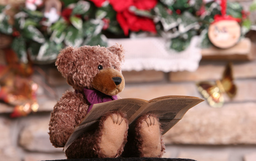
#> input picture Try/angle_h/input0.png, 256 x 161 px, shrunk from 750 x 472 before the run, found by its file name
$ python DE_PR2011.py
#> lines starting #> are read from the running program, lines starting #| are printed output that depends on the picture; after the words box and inside, x2 and y2 are one past the last pixel; in counts of white or black regions, pixels touching at a corner belong together; long printed decimals are rounded
### defocus_estimate.py
import cv2
import numpy as np
import scipy.ndimage
import scipy.sparse
import scipy.sparse.linalg


from skimage import feature

# 修正constraint_factor（cong0.001--》0.005）
def make_system(L, sparse_map, constraint_factor=0.005):
    '''

    :param L: Laplacian Matrix.
    Check the paper "A closed-form solution to natural image matting"
    :param sparse_map: Estimated sparse blur values
    :param constraint_factor: Internal parameter for propagation
    :return: System parameters to solve for defocus blur propagation
    '''
    spflatten = sparse_map.ravel()

    D = scipy.sparse.diags(spflatten)

    # combine constraints and graph laplacian
    A = constraint_factor * D + L
    # constrained values of known alpha values
    b = constraint_factor * D * spflatten

    return A, b


def g1x(x, y, s1):
    '''

    :param x:
    :param y:
    :param s1:
    :return:
    '''
    s1sq = s1 ** 2
    # 计算x方向的高斯一阶导数
    g = -1 * np.multiply(np.divide(x, 2 * np.pi * s1sq ** 2),
                         np.exp(-1 * np.divide(x ** 2 + y ** 2, 2 * s1sq)))

    return g


def g1y(x, y, s1):
    '''

    :param x:
    :param y:
    :param s1:
    :return:
    '''
    s1sq = s1 ** 2
    # 计算y方向的高斯一阶导数
    g = -1 * np.multiply(np.divide(y, 2 * np.pi * s1sq ** 2),
                         np.exp(-1 * np.divide(x ** 2 + y ** 2, 2 * s1sq)))

    return g


def get_laplacian(I, r=1):
    '''

    :param I: An RGB image [0-1]
    :param r: radius
    :return: The Laplacian matrix explained in Levin's paper
    '''
    eps = 0.0000001
    h, w, c = I.shape
    wr = (2 * r + 1) * (2 * r + 1)

    M_idx = np.arange(h * w).reshape(w, h).T
    n_vals = (w - 2 * r) * (h - 2 * r) * wr ** 2

    # data for matting laplacian in coordinate form
    row_idx = np.zeros(n_vals, dtype=np.int64)
    col_idx = np.zeros(n_vals, dtype=np.int64)
    vals = np.zeros(n_vals, dtype=np.float64)
    lenr = 0

    for j in range(r, h - r):
        for i in range(r, w - r):
            winr = I[j - r:j + r + 1, i - r:i + r + 1, 2]
            wing = I[j - r:j + r + 1, i - r:i + r + 1, 1]
            winb = I[j - r:j + r + 1, i - r:i + r + 1, 0]
            win_idx = M_idx[j - r:j + r + 1, i - r:i + r + 1].T.ravel()

            meanwinr = winr.mean()
            winrsq = np.multiply(winr, winr)
            varI_rr = winrsq.sum() / wr - meanwinr ** 2

            meanwing = wing.mean()
            wingsq = np.multiply(wing, wing)
            varI_gg = wingsq.sum() / wr - meanwing ** 2

            meanwinb = winb.mean()
            winbsq = np.multiply(winb, winb)
            varI_bb = winbsq.sum() / wr - meanwinb ** 2

            winrgsq = np.multiply(winr, wing)
            varI_rg = winrgsq.sum() / wr - meanwinr * meanwing

            winrbsq = np.multiply(winr, winb)
            varI_rb = winrbsq.sum() / wr - meanwinr * meanwinb

            wingbsq = np.multiply(wing, winb)
            varI_gb = wingbsq.sum() / wr - meanwing * meanwinb

            Sigma = np.array([[varI_rr, varI_rg, varI_rb],
                              [varI_rg, varI_gg, varI_gb],
                              [varI_rb, varI_gb, varI_bb]])

            meanI = np.array([meanwinr, meanwing, meanwinb])

            Sigma = Sigma + eps * np.eye(3)

            winI = np.zeros((wr, c))

            winI[:, 0] = winr.T.ravel()
            winI[:, 1] = wing.T.ravel()
            winI[:, 2] = winb.T.ravel()

            winI = winI - meanI

            inv_cov = np.linalg.inv(Sigma)
            tvals = (1 + np.matmul(np.matmul(winI, inv_cov), winI.T)) / wr

            row_idx[lenr:wr ** 2 + lenr] = np.tile(win_idx, (1, wr)).ravel()
            col_idx[lenr:wr ** 2 + lenr] = np.tile(win_idx, (wr, 1)).T.ravel()
            vals[lenr:wr ** 2 + lenr] = tvals.T.ravel()

            lenr += wr ** 2

    # Lsparse = scipy.sparse.coo_matrix((vals, (row_idx, col_idx)), shape=(h*w, h*w))
    Lsparse = scipy.sparse.coo_matrix((vals, (row_idx, col_idx)), shape=(w * h, w * h))

    row_idx2 = np.zeros(w * h, dtype=np.int64)
    col_idx2 = np.zeros(w * h, dtype=np.int64)
    vals2 = np.zeros(w * h, dtype=np.float64)

    row_idx2[:] = np.arange(w * h)
    col_idx2[:] = np.arange(w * h)
    vals2[:] = Lsparse.sum(axis=1).ravel()

    LDsparse = scipy.sparse.coo_matrix((vals2, (row_idx2, col_idx2)), shape=(w * h, w * h))

    return LDsparse - Lsparse


def estimate_sparse_blur(gimg, edge_map, std1, std2):
    '''

    :param gimg: Grayscale image
    :param edge_map: An edge map of the image
    :param std1: Standard deviation of reblurring
    :param std2: Standard deviation of second reblurring
    :return: Estimated sparse blur values at edge locations
    '''
    half_window = 11
    m = half_window * 2 + 1
    a = np.arange(-half_window, half_window + 1)
    xmesh = np.tile(a, (m, 1))
    ymesh = xmesh.T

    f11 = g1x(xmesh, ymesh, std1)
    f12 = g1y(xmesh, ymesh, std1)

    f21 = g1x(xmesh, ymesh, std2)
    f22 = g1y(xmesh, ymesh, std2)

    gimx1 = scipy.ndimage.convolve(gimg, f11, mode='nearest')
    gimy1 = scipy.ndimage.convolve(gimg, f12, mode='nearest')
    mg1 = np.sqrt(gimx1 ** 2 + gimy1 ** 2)

    gimx2 = scipy.ndimage.convolve(gimg, f21, mode='nearest')
    gimy2 = scipy.ndimage.convolve(gimg, f22, mode='nearest')
    mg2 = np.sqrt(gimx2 ** 2 + gimy2 ** 2)

    R = np.divide(mg1, mg2)
    R = np.multiply(R, edge_map > 0)

    sparse_vals = np.divide(R ** 2 * (std1 ** 2) - (std2 ** 2), 1 - R ** 2)
    sparse_vals[sparse_vals < 0] = 0

    sparse_bmap = np.sqrt(sparse_vals)
    sparse_bmap[np.isnan(sparse_bmap)] = 0
    sparse_bmap[sparse_bmap > 5] = 5
    # 截断sparse_bmap的最大值(因为一般照片的的值为0~5)

    return sparse_bmap


# [24 lines left out: function estimate_bmap_laplacian, not called in this run]

def jbf_filtered(sparse_map,edge_map,original_map,d= 3,sigma_color =-1,sigma_space = -1):
    '''

    :param sparse_map: the original sparse_map
    :param edge_map: the edge_map of the image [0,1]
    :param original_map: the original grey photograph [0,255]
    :param sigma_color: the parameter for color space
    :param: sigma_space: the parameter for spatial space
    :return: filtered_sparse_map -- the sparse_map after filtering[np.float32]
    '''
    sparse_map = sparse_map.astype(np.float32)
    original_map = original_map.astype(np.float32)

    h,w = original_map.shape
    if sigma_color == -1:
        sigma_color = original_map.max()/10
    if sigma_space == -1:
        sigma_space = max(h,w)/10
    print("sigma_color:%d\tsigma_space:%d",sigma_color,sigma_space)


    print("run the filter")

    filtered_all_map = cv2.ximgproc.jointBilateralFilter(original_map,sparse_map,d,sigmaColor=sigma_color,sigmaSpace=sigma_space)

    # the edge mask
    edge_mask = edge_map
    filtered_edge_map = edge_mask*filtered_all_map + (1-edge_mask)*sparse_map
    print("filtered done")
    return filtered_edge_map

# [20 lines left out: function generate_angle_mask, not called in this run]


def generate_imambiguous_sparse_map(sparse_bmp,angle_mask,edge_mask):
    '''
    :param sparse_bmp: 稀疏边缘图
    :param angle_mask: 焦前焦后图[-1,0,1]
    :param edge_mask: 边缘图[0,1]
    '''
    bmap_clear = sparse_bmp*angle_mask
    bmap_clear_abs = np.abs(bmap_clear)
    kernel= cv2.getStructuringElement(cv2.MORPH_RECT, (3,3)) # 八领域
    bmap_clear_dilated = cv2.dilate(bmap_clear_abs,kernel=kernel)
    sign_matrix = np.where(angle_mask>=0,1,-1)
    bmap_clear_filtered = bmap_clear_dilated*sign_matrix*edge_mask
    return bmap_clear_filtered


### graph_draw.py
import numpy as np
import matplotlib.pyplot as plt


def show_cool_warm_photo(data, cmap='coolwarm',title=None,threshold = None,if_show=False,if_save=False,save_path=None):
    '''
    : param data: 图片数据
    : param cmap: 颜色映射
    : param title: 图片标题
    : param if_show: 是否显示图片
    : param if_save: 是否保存图片
    : param save_path: 保存图片的路径
    : return: 无返回值
    '''
    if threshold is not None:
        data = np.where((data <= threshold[1]) & (data >= threshold[0]), data,0)  # 去除超过threshold的
    im = plt.imshow(data, cmap=cmap)
    if title is not None:
        plt.title(title)
    plt.axis('off')  # 隐藏坐标轴
    plt.colorbar(im,fraction=0.046, pad=0.04)  # 添加颜色条
    if if_save:
        plt.savefig(save_path)
    if if_show:
        plt.show()
    else:
        plt.close()

### DE_PR2011.py
import argparse

from defocus_estimate import *
from graph_draw import *

def get_args():
    '''

    :return: dictionary of arguments
    '''
    parser = argparse.ArgumentParser(description='Defocus map estimation from a single image, '
                                                 'S. Zhuo, T. Sim - Pattern Recognition, 2011 - Elsevier \n')

    parser.add_argument('-i', metavar='--image', required=True,
                        type=str, help='Defocused image \n')

    args = parser.parse_args()
    image = args.i
    print('Image: ', image)
    return {'image': image}


if __name__ == '__main__':

    #args = get_args()
    args = {'image': r"C:\Users\lenovo\Desktop\ASP\Distance_Question\dfe-pr2010\input0.png"}
    print("The input image is: ", args['image'])
    print("Defocus map estimation started...")

    img = cv2.imread(args['image'])
#> img is the input picture: shape (161, 256, 3); mean B, G, R 103.2, 114.7, 149.1
    rows, cols, ch = img.shape
#> rows = 161; cols = 256; ch = 3
    print("Input image loaded.")
    print("Input image shape: ", rows, cols, ch)
#| Input image shape:  161 256 3
    cv2.imshow('Input image', img)
    cv2.waitKey(0) # wait for key press
    cv2.destroyAllWindows() # close all windows

    # Defocus Sparse Blur map estimation
    gimg = cv2.cvtColor(img, cv2.COLOR_BGR2GRAY) / 255.0    #
    edge_map = feature.canny(gimg, 1)
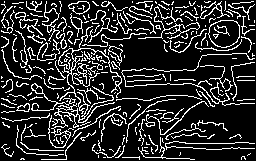
#> edge_map: shape (161, 256) bool; 17.7% white in thin lines or dots
    print("Edge map generated")
    cv2.imwrite(args['image'] + '_edge_map.png', np.uint8(edge_map * 255))
    print("Edge map saved as: ", args['image'] + '_edge_map.png')
    np.save(args['image']+'_edge_map.npy', edge_map)

    sparse_bmap = estimate_sparse_blur(gimg, edge_map, std1 = 1, std2 = 1.5)
#> in estimate_sparse_blur, `sparse_bmap[sparse_bmap > 5] = 5`:
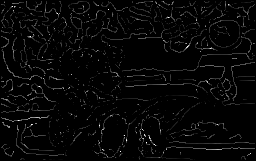
#> sparse_bmap: shape (161, 256) float64; min 0, max 5, mean 0.139; drawn with min black and max white
    h, w = sparse_bmap.shape
#> h = 161; w = 256
    print("Sparse blur map generated")
    print("w:", w, "h:", h)
#| w: 256 h: 161
    cv2.imwrite(args['image'] + '_sparse_bmap.png', np.uint8((sparse_bmap / sparse_bmap.max()) * 255))
    print("Defocus map saved as: ", args['image'] + '_sparse_bmap.png')
    np.save(args['image'] + '_sparse_bmap.npy', sparse_bmap)
    print("Defocus map saved as: ", args['image'] + '_sparse_bmap.npy')

    # JBF filtered defocus map estimation
    filtered_bmap = jbf_filtered(sparse_bmap, edge_map, gimg, d=3, sigma_color=-1, sigma_space=-1)
#> in jbf_filtered, `sigma_color = original_map.max()/10`: sigma_color = 0.0992
#| sigma_color:%d	sigma_space:%d 0.09922 25.6
    print("JBF filtered defocus map estimation completed.")
    cv2.imwrite(args['image'] + '_filtered_bmap.png', np.uint8((filtered_bmap / filtered_bmap.max()) * 255))
    print("JBF filtered defocus map saved as: ", args['image'] + '_filtered_bmap.png')
    np.save(args['image'] + '_filtered_bmap.npy', filtered_bmap)

    # [14 lines of commented-out code are left out]
    angle_mask = np.full((h,w),1)
    angle_mask[:h//2, :w//2] = -1
    show_cool_warm_photo(angle_mask, title='Angle Mask', if_save=True, save_path=args['image'] + '_angle_mask.png')
    print("Angle mask saved as: ", args['image'] + '_angle_mask.png')
    np.save(args['image'] + '_angle_mask.npy', angle_mask)
    print("Angle mask saved as: ", args['image'] + '_angle_mask.npy')

    # imambiguous_sparse_bmap 生成
    imambiguous_sparse_bmap = generate_imambiguous_sparse_map(sparse_bmap, angle_mask, edge_map)
#> in generate_imambiguous_sparse_map, `sign_matrix = np.where(angle_mask>=0,1,-1)`:
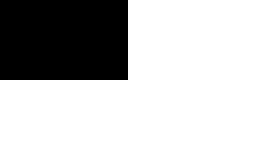
#> sign_matrix: shape (161, 256) int64; values -1 (black) and 1 (white), 75.2% white; 1 black region, box (x1, y1, x2, y2) and area: (0, 0, 128, 80) 10240
    show_cool_warm_photo(imambiguous_sparse_bmap, title='Imambiguous Sparse Map', if_save=True, save_path=args['image'] + '_imambiguous_sparse_map.png')
#> call 2 of show_cool_warm_photo, with cmap = 'coolwarm', title = 'Imambiguous Sparse Map', if_show = False, if_save = True
#> in show_cool_warm_photo (call 2), `plt.savefig(save_path)`:
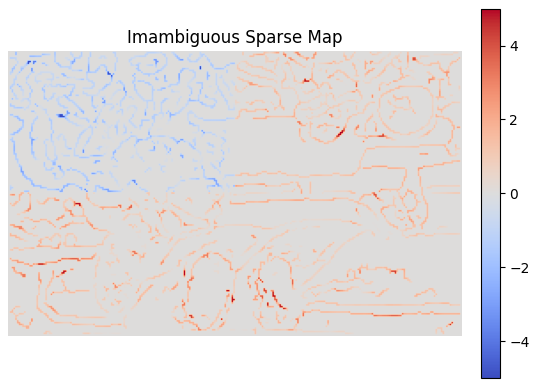
#> figure drawn by matplotlib, 2 panels
    print("Imambiguous sparse map saved as: ", args['image'] + '_imambiguous_sparse_map.png')
    np.save(args['image'] + '_imambiguous_sparse_map.npy', imambiguous_sparse_bmap)
    print("Imambiguous sparse map saved as: ", args['image'] + '_imambiguous_sparse_map.npy')
    mi = np.min(imambiguous_sparse_bmap)
#> mi = -5
    ma = np.max(imambiguous_sparse_bmap)
#> ma = 5
    imambiguous_sparse_bmap[imambiguous_sparse_bmap<0] = imambiguous_sparse_bmap[imambiguous_sparse_bmap<0]-mi+ma
#> imambiguous_sparse_bmap: shape (161, 256) float64; min 0, max 9.95, mean 0.524
    imambiguous_sparse_bmap = (imambiguous_sparse_bmap)/2 # 规范到一个大于0的区间里面
    show_cool_warm_photo(imambiguous_sparse_bmap, title='Imambiguous Sparse Map', if_save=True, save_path=args['image'] + '_imambiguous_sparse_map_norm.png')
#> call 3 of show_cool_warm_photo, with cmap = 'coolwarm', title = 'Imambiguous Sparse Map', if_show = False, if_save = True
#> in show_cool_warm_photo (call 3), `plt.savefig(save_path)`:
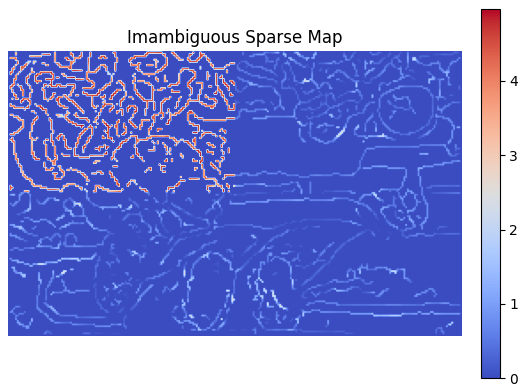
#> figure drawn by matplotlib, 2 panels
    print("Imambiguous sparse map saved as: ", args['image'] + '_imambiguous_sparse_map_norm.png')

    # [9 lines of commented-out code are left out]
    L1 = get_laplacian(img / 255.0)
#> after the loop in get_laplacian, `for j in range(r, h - r):`: lenr = 3271266
    A, b = make_system(L1, imambiguous_sparse_bmap.T)
    print("System generated")
    print(f"A的维度: {A.shape}")       # 查看N的大小（N×N）
#| A的维度: (41216, 41216)
    print(f"A的非零元素数: {A.nnz}")  # 非零元素越多，计算越慢
#| A的非零元素数: 1017926
    fblurmap = scipy.sparse.linalg.spsolve(A, b).reshape(w, h).T
    fblurmap = fblurmap*2
    fblurmap[fblurmap>=ma] = fblurmap[fblurmap>=ma]-ma+mi  # 还原到原来的区间
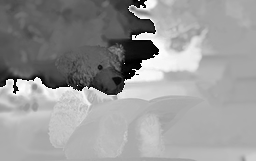
#> fblurmap: shape (161, 256) float64; min -5, max 5, mean 0.992; drawn with min black and max white
    show_cool_warm_photo(fblurmap, title='Non-ambiguous Defocus Map', if_save=True, save_path=args['image'] + '_non_ambiguous_bmap.png')
#> call 4 of show_cool_warm_photo, with cmap = 'coolwarm', title = 'Non-ambiguous Defocus Map', if_show = False, if_save = True
#> in show_cool_warm_photo (call 4), `plt.savefig(save_path)`:
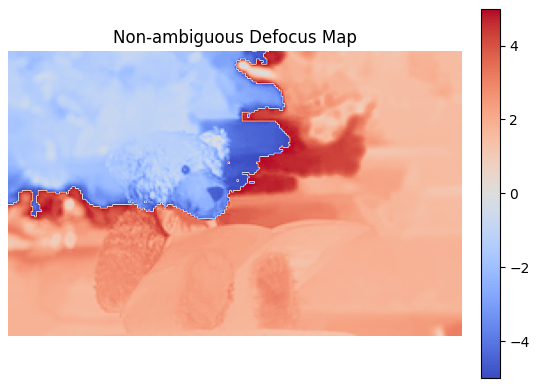
#> figure drawn by matplotlib, 2 panels
    print("Defocus map saved as: ", args['image'] + '_non_ambiguous_bmap.png')
    np.save(args['image'] + 'non_ambiguous_bmap.npy', fblurmap)
    print("Defocus map saved as: ", args['image'] + 'non_ambiguous_bmap.npy')

$ run again, with input0.png_bmap.png copied over Try/angle_h/input0.png
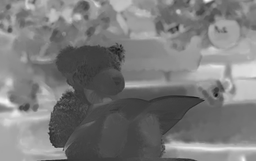
#> input picture input0.png_bmap.png, 256 x 161 px, shrunk from 750 x 472 before the run, found by its file name
#> img is the input picture: shape (161, 256, 3); min 16, max 247, mean 122.7
#| Input image shape:  161 256 3
#> edge_map: shape (161, 256) bool; 10.2% white in thin lines or dots
#> in estimate_sparse_blur, `sparse_bmap[sparse_bmap > 5] = 5`:
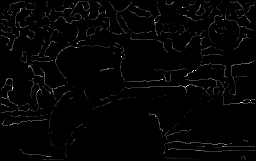
#> sparse_bmap: shape (161, 256) float64; min 0, max 5, mean 0.0836; drawn with min black and max white
#| w: 256 h: 161
#> sigma_color = 0.0969
#| sigma_color:%d	sigma_space:%d 0.09686 25.6
#> sign_matrix: shape (161, 256) int64; values -1 (black) and 1 (white), 75.2% white; 1 black region, box (x1, y1, x2, y2) and area: (0, 0, 128, 80) 10240
#> mi = -5
#> ma = 5
#> after the loop in get_laplacian, `for j in range(r, h - r):`: lenr = 3271266
#| A的维度: (41216, 41216)
#| A的非零元素数: 1017926
#> in show_cool_warm_photo (call 4), `plt.savefig(save_path)`:
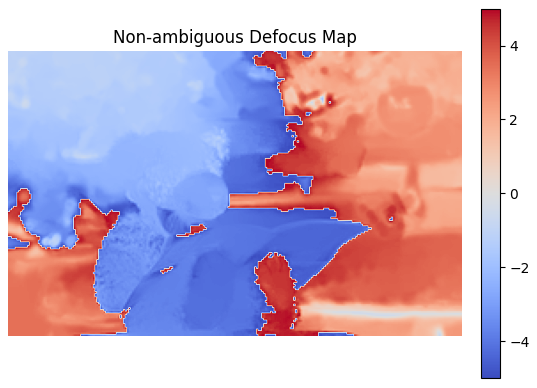
#> figure drawn by matplotlib, 2 panels
